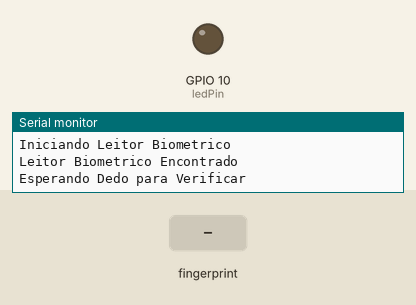
Bench run of a sketch on a simulated ESP8266 (NodeMCU). On the bench: output pins drawn as LEDs (lit = HIGH), the last lines printed to the serial monitor. The test bench sets the inputs (shaded band).

Above: at 2.2 s.
2.3 s: finger stored as number 1 placed on the sensor
At 3.9 s:
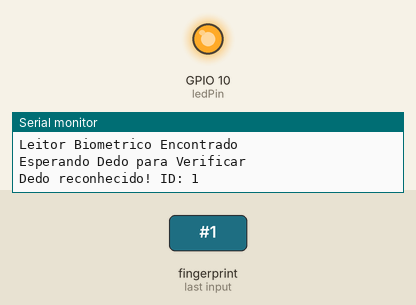
Timing chart, 0 to 5.7 s (numbered marks = the images above; inputs shaded):
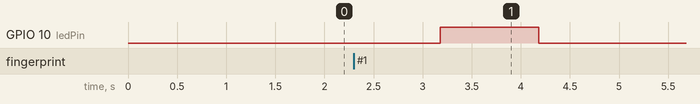

Measured:
- after the input at 2.3 s, GPIO 10 (ledPin): LOW → HIGH after 0.88 s, → LOW 1.0 s later

The sketch:

get_fingerprint.ino
```cpp
#include <ESP8266WiFi.h>
#include <Adafruit_Fingerprint.h>
#include <SoftwareSerial.h>
#include <UbidotsESPMQTT.h>

#define UBIDOTS_TOKEN "BBUS-2NwvOUMugx40weHH5AbJyNK8X7MKLL"
#define DEVICE_LABEL "fingerprint_device"
#define VARIABLE_LABEL "fingerprint_id"

const char* ssid = "casa";
const char* password = "asw21kl.912";

#include <Adafruit_Fingerprint.h>
#include <SoftwareSerial.h>

SoftwareSerial mySerial(2, 3);
Adafruit_Fingerprint finger = Adafruit_Fingerprint(&mySerial);

const int ledPin = 10;

void setup()  {
  Serial.begin(9600);
  Serial.println("Iniciando Leitor Biometrico");

  finger.begin(57600);

  if (finger.verifyPassword()) {
    Serial.println("Leitor Biometrico Encontrado");
  } else {
    Serial.println("Leitor Biometrico nao encontrado");
    while (1);
  }

  pinMode(ledPin, OUTPUT);
  Serial.println("Esperando Dedo para Verificar");
}

void loop() {
  int id = getFingerprintIDez();

  if (id >= 0) {
    Serial.print("Dedo reconhecido! ID: ");
    Serial.println(id);
    digitalWrite(ledPin, HIGH);
    delay(1000);
    digitalWrite(ledPin, LOW);
  }

  delay(850);
}

int getFingerprintIDez() {
  uint8_t p = finger.getImage();

  if (p == FINGERPRINT_NOFINGER) {
    return -1;
  }

  if (p != FINGERPRINT_OK) {
    return -1;
  }

  p = finger.image2Tz();
  if (p != FINGERPRINT_OK) {
    return -1;
  }

  p = finger.fingerFastSearch();
  if (p == FINGERPRINT_OK) {
    return finger.fingerID;
  } else if (p == FINGERPRINT_NOTFOUND) {
    Serial.println("Dedo nao reconhecido.");
    return -1;
  } else {
    return -1;
  }
}
```
